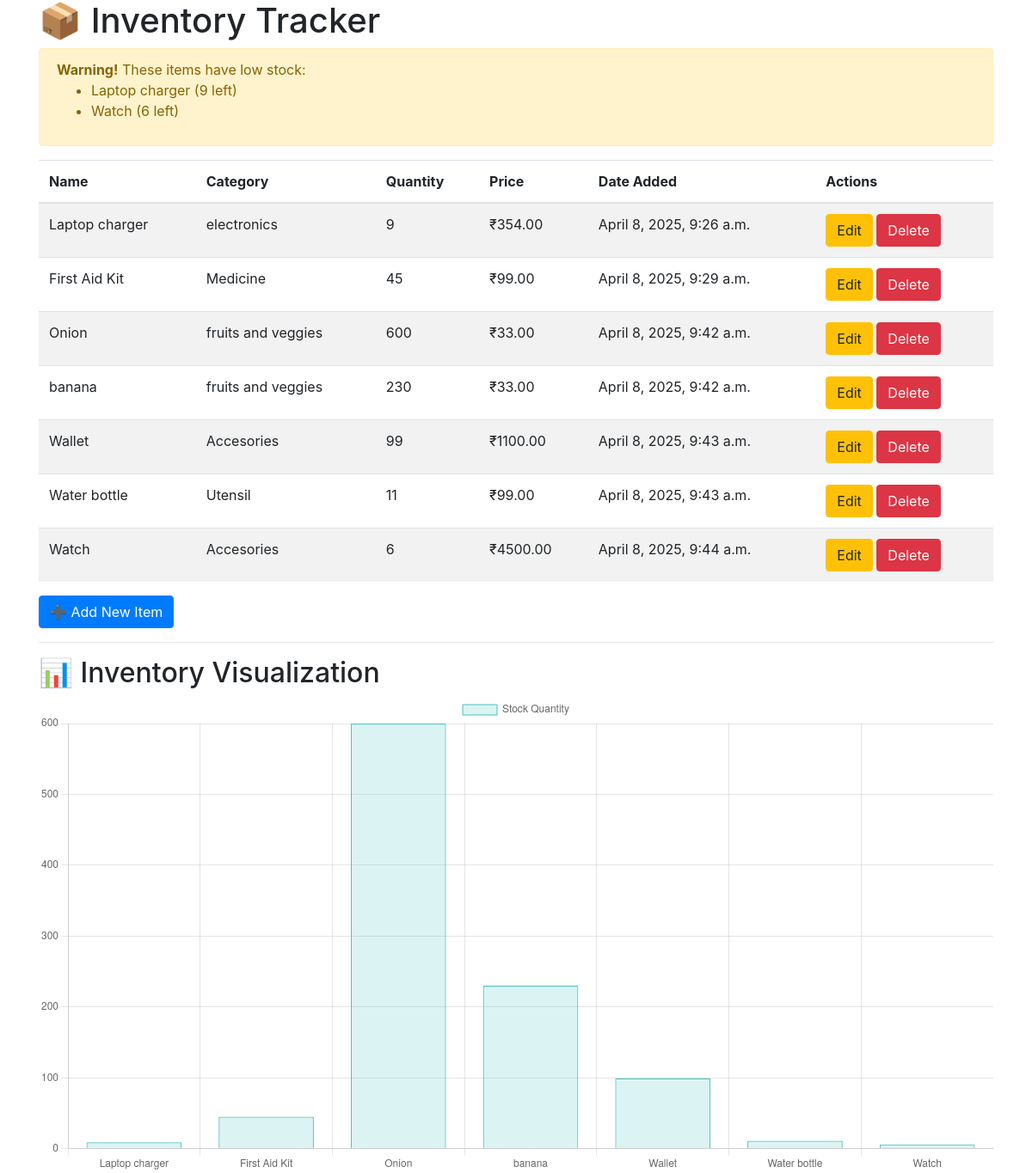
The page / on the database its author committed.
### inventory_tracker/models.py (models this page shows, shortened)
class Item(models.Model):
    name = models.CharField(max_length=100)
    category = models.CharField(max_length=50)
    quantity = models.IntegerField()
    price = models.DecimalField(max_digits=10, decimal_places=2)
    date_added = models.DateTimeField(auto_now_add=True)

### inventory_tracker/views.py (the view)
# urls.py: path('', views.home, name='home'),
def home(request):
    items = Item.objects.all()
    low_stock_items = items.filter(quantity__lt=10)
    return render(request, 'home.html', {'items': items, 'low_stock_items': low_stock_items})

### inventory_tracker/templates/home.html (shortened to what this page needs)
<!DOCTYPE html>
<html>
<head>
    <link rel="stylesheet" href="https://stackpath.bootstrapcdn.com/bootstrap/4.5.2/css/bootstrap.min.css">
</head>
<body>
    <div class="container">
        <h1>📦 Inventory Tracker</h1>
        {% if low_stock_items %}
            <div class="alert alert-warning">
                <strong>Warning!</strong> These items have low stock:
                <ul>
                    {% for item in low_stock_items %}
                    <li>{{ item.name }} ({{ item.quantity }} left)</li>
                    {% endfor %}
                </ul>
            </div>
        {% endif %}
        <table class="table table-striped">
            <thead>
                <tr>
                    <th>Name</th>
                    <th>Category</th>
                    <th>Quantity</th>
                    <th>Price</th>
                    <th>Date Added</th>
                    <th>Actions</th>
                </tr>
            </thead>
            <tbody>
                {% for item in items %}
                <tr>
                    <td>{{ item.name }}</td>
                    <td>{{ item.category }}</td>
                    <td>{{ item.quantity }}</td>
                    <td>₹{{ item.price }}</td>
                    <td>{{ item.date_added }}</td>
                    <td>
                        <a href="{% url 'edit_item' item.pk %}" class="btn btn-warning">Edit</a>
                        <a href="{% url 'delete_item' item.pk %}" class="btn btn-danger">Delete</a>
                    </td>
                </tr>
                {% empty %}
                <tr><td colspan="6">No items found.</td></tr>
                {% endfor %}
            </tbody>
        </table>
        <a href="{% url 'add_item' %}" class="btn btn-primary">➕ Add New Item</a>
        <hr>
        <h2>📊 Inventory Visualization</h2>
        <canvas id="inventoryChart" width="400" height="200"></canvas>
        <script>
            var ctx = document.getElementById('inventoryChart').getContext('2d');
            var inventoryChart = new Chart(ctx, {
                type: 'bar',  // Chart type: bar chart
                data: {
                    labels: [{% for item in items %}"{{ item.name }}", {% endfor %}],  // Item names as labels
                    datasets: [{
                        label: 'Stock Quantity',
                        data: [{% for item in items %}{{ item.quantity }}, {% endfor %}],  // Item quantities as data
                        backgroundColor: 'rgba(75, 192, 192, 0.2)',
                        borderColor: 'rgba(75, 192, 192, 1)',
                        borderWidth: 1
                    }]
                },
                options: {
                    scales: {
                        y: {
                            beginAtZero: true
                        }
                    }
                }
            });
        </script>
    </div>
</body>
</html>

### rows shown on the page
Item: name "Laptop charger", quantity "9", category "electronics", price "354.00", date_added "April 8, 2025, 9:26 a.m."
Item: name "Watch", quantity "6", category "Accesories", price "4500.00", date_added "April 8, 2025, 9:44 a.m."
Item: name "First Aid Kit", category "Medicine", quantity "45", price "99.00", date_added "April 8, 2025, 9:29 a.m."
Item: name "Onion", category "fruits and veggies", quantity "600", price "33.00", date_added "April 8, 2025, 9:42 a.m."
Item: name "banana", category "fruits and veggies", quantity "230", price "33.00", date_added "April 8, 2025, 9:42 a.m."
Item: name "Wallet", category "Accesories", quantity "99", price "1100.00", date_added "April 8, 2025, 9:43 a.m."
Item: name "Water bottle", category "Utensil", quantity "11", price "99.00", date_added "April 8, 2025, 9:43 a.m."

### other values the page prints
chart data {{ item.name }} Laptop charger, First Aid Kit, Onion, banana, Wallet, Water bottle, Watch
chart data {{ item.quantity }} 9, 45, 600, 230, 99, 11, 6
